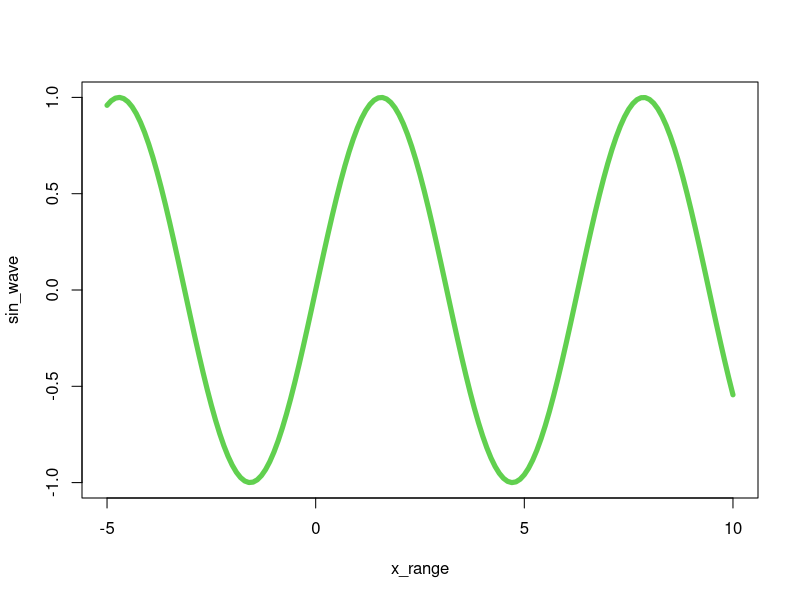

Write the R code that produced this figure. (Note: this script raises an error after producing the figure.)
## ---- chunk 1
knitr::opts_chunk$set(echo = TRUE)
## ---- chunk 2
n<- 10:49
length(n)
n_plus_1 <- n+1
m <- seq(10,1)
m<- 10:1
n - m
## ---- chunk 3
x_range <- seq(-5, 10, by=0.1)
sin_wave <- sin(x_range)
wave <- plot(x_range, sin_wave, col=3, type="l", lwd =5)

## ---- chunk 4
first_nums <- 40:50
next_nums <- seq(51:60)
combined <- c(first_nums, next_nums)
combined[7]
combined[5:8]
length(combined)
new <- combined[c(1:3 , 19:21)]
new <- combined[c(1:3 , 19:21)]
## ---- chunk 5
grades[grades >= 90]
names <- letters[1:length(grades)]
names
grades
names[grades >= 90]
roster <- cbind(names, grades)
## ---- chunk 6
roll_a_die <- function(){
  die_roll <- seq(6,1)
  roll <- sample(die_roll, 1)
  roll
}
roll_a_die()
## ---- chunk 7
total_sum <- function() {
  die_roll <- seq(6,1)
  roll1 <- sample(die_roll, 1)
  roll1
  roll2 <- sample(die_roll, 1)
  roll2
  total_sum <- roll1 + roll2
total_sum
return(c(roll1, roll2, total_sum))
}
total_sum()

## ---- chunk 8
names <- c("Alex", "Ana")

roll_name <- function(names) {
  die_roll <- seq(6,1)
    person1 <- sample(die_roll, 1)
    person1
    person2 <- sample(die_roll, 1)
    person2
    if (person1 > person2){
      return(names[1])
    } else if (person1 == person2){
      person1 <- sample(die_roll, 1)
      person1
      person2 <- sample(die_roll, 1)
      person2
      if (person1 == person2){
        return("draw")
      } else if (person1 > person2) {
        return(names[1])
      } else if (person1 < person2) {
        return(names[2])
      }
    } else {
      return(names[2])
    }
}

roll_name(names)


## ---- chunk 9


## ---- chunk 10
# Your "cheating" function goes here
